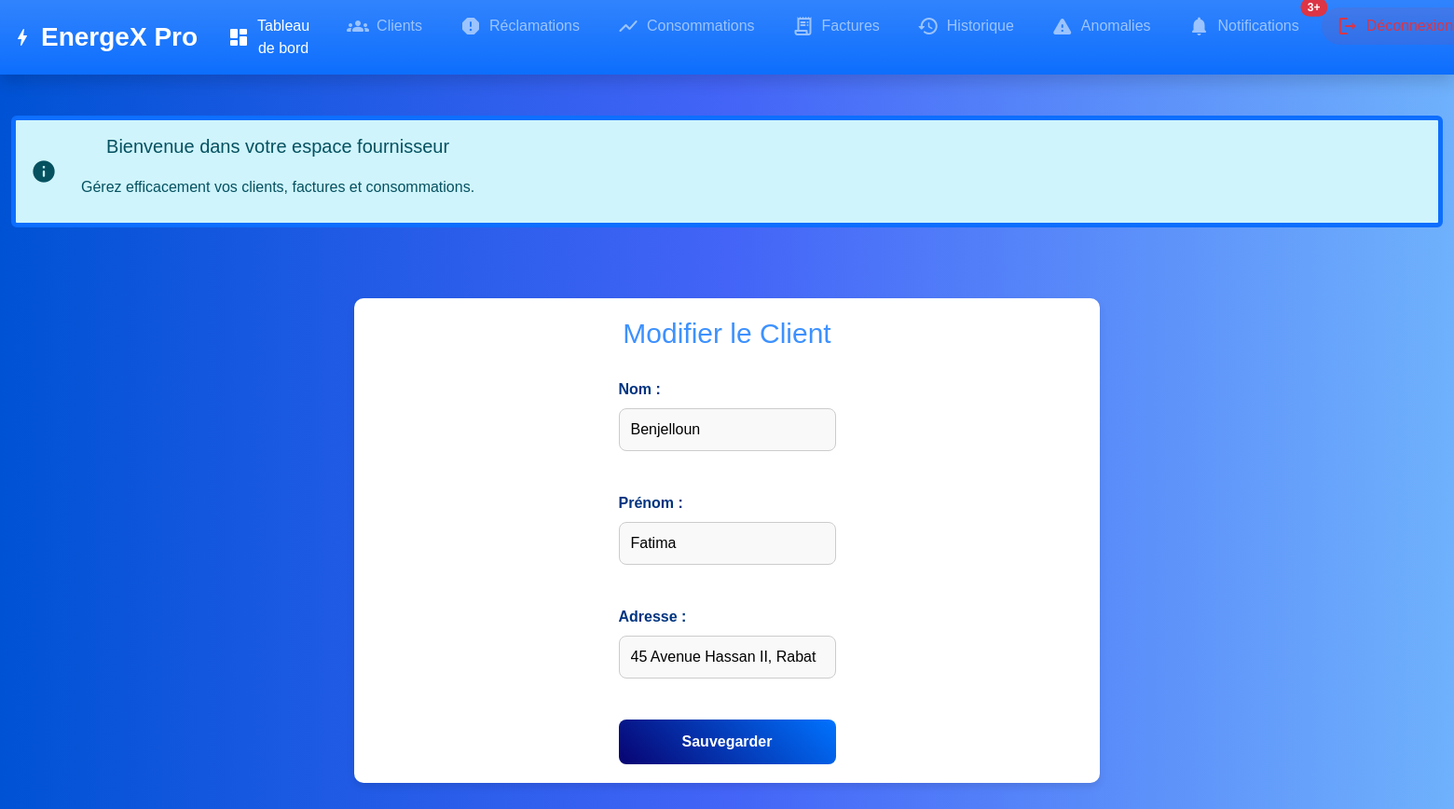
The page /IHM/fournisseur/modifier-client.php?id=2 on the database its author committed.
### tables this page shows
CREATE TABLE IF NOT EXISTS `clients` (
  `client_id` int NOT NULL AUTO_INCREMENT,
  `nom` varchar(100) NOT NULL,
  `prenom` varchar(100) NOT NULL,
  `adresse` varchar(255) NOT NULL,
  `email` varchar(100) NOT NULL,
  `mot_de_passe` varchar(255) NOT NULL,
  `created_at` timestamp NULL DEFAULT CURRENT_TIMESTAMP,
  `updated_at` timestamp NULL DEFAULT CURRENT_TIMESTAMP ON UPDATE CURRENT_TIMESTAMP,
  PRIMARY KEY (`client_id`),
  UNIQUE KEY `email` (`email`)
);

### IHM/fournisseur/modifier-client.php (the view, shortened to what this page needs)
<?php
include '../Includes/Header-Fournisseur.php';
if (isset($_GET['id'])) {
    $clientId = $_GET['id'];
    $db = DBConnection::getInstance();
    $conn = $db->getConnection();
    $stmt = $conn->prepare("SELECT * FROM clients WHERE client_id = :client_id");
    $stmt->bindParam(':client_id', $clientId, PDO::PARAM_INT);
    $stmt->execute();
    $client = $stmt->fetch(PDO::FETCH_ASSOC);
    if ($client) {
        $nom = $client['nom'];
        $prenom = $client['prenom'];
        $adresse = $client['adresse'];
    } else {
        header("Location: Gestion-Clients.php");
        exit;
    }
} else {
    header("Location: Gestion-Clients.php");
    exit;
}
?>
<!DOCTYPE html>
<html lang="fr">
<head>
    <link rel="stylesheet" href="../../Assets/Css/test.css">
</head>
<body>
<div class="container">
    <h1>Modifier le Client</h1>
    <form id="form-modifier-client" method="POST">
    <label for="nom">Nom :</label>
    <input type="text" id="nom" name="nom" value="<?php echo htmlspecialchars($nom); ?>" required><br>
    <label for="prenom">Prénom :</label>
    <input type="text" id="prenom" name="prenom" value="<?php echo htmlspecialchars($prenom); ?>" required><br>
    <label for="adresse">Adresse :</label>
    <input type="text" id="adresse" name="adresse" value="<?php echo htmlspecialchars($adresse); ?>" required><br>
    <button type="submit">Sauvegarder</button>
</form>
</div>
</body>
</html>

### assets/css/test.css (style rules this page uses)
body { font-family: Arial, sans-serif; margin: 0; padding: 0; background-color: #f9f9f9; }
.container { display: flex; flex-direction: column; }
body { font-family: Arial, sans-serif; background: linear-gradient(90deg, #0052D4, #4364F7, #6FB1FC); color: white; text-align: center; margin: 0; padding: 0; }
.container { width: 80%; margin: 20px auto; background: white; padding: 20px; border-radius: 10px; color: black; box-shadow: 0px 4px 8px rgba(0, 0, 0, 0.2); }
form#form-modifier-client { max-width: 500px; margin: 0 auto; text-align: left; }
.container h1 { text-align: center; color: #3d91ff; font-size: 30px; font-family: 'Montserrat', sans-serif; margin-bottom: 30px; }
form#form-modifier-client label { display: block; margin-bottom: 8px; font-weight: bold; color: #003580; }
form#form-modifier-client input[type="text"], form#form-modifier-client input[type="hidden"] { width: 100%; padding: 10px 12px; margin-bottom: 20px; border: 1px solid #ccc; border-radius: 8px; font-size: 16px; transition: border-color 0.3s ease; }
form#form-modifier-client button[type="submit"] { width: 100%; padding: 12px; background: linear-gradient(45deg, #080371, #0073ff); color: white; font-weight: bold; font-size: 16px; border: none; border-radius: 8px; cursor: pointer; transition: background-color 0.3s ease; }
.container { width: 80%; max-width: 800px; margin: 40px auto; background-color: white; padding: 20px; border-radius: 10px; color: black; box-shadow: 0px 4px 8px rgba(0, 0, 0, 0.1); }
form { display: flex; flex-direction: column; margin-top: 20px; }
form label { font-size: 16px; font-weight: bold; margin-bottom: 8px; color: #003580; }
form input { width: 100%; padding: 10px; font-size: 16px; border: 1px solid #ccc; border-radius: 8px; margin-bottom: 20px; background-color: #f9f9f9; transition: border-color 0.3s ease; }
form button[type="submit"] { width: 100%; padding: 12px; background: linear-gradient(45deg, #080371, #0073ff); color: white; font-weight: bold; font-size: 16px; border: none; border-radius: 8px; cursor: pointer; transition: background-color 0.3s ease; }

### rows shown on the page
clients: nom "Benjelloun", prenom "Fatima", adresse "45 Avenue Hassan II, Rabat"
